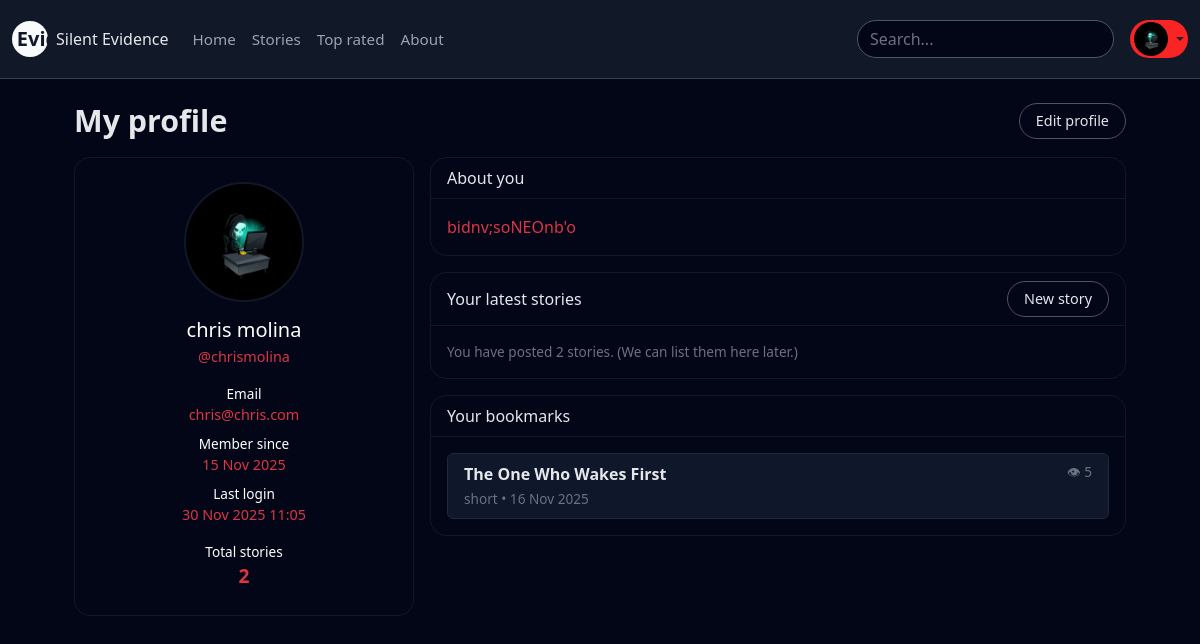
Before: /profile.php (signed in) with the older database file.
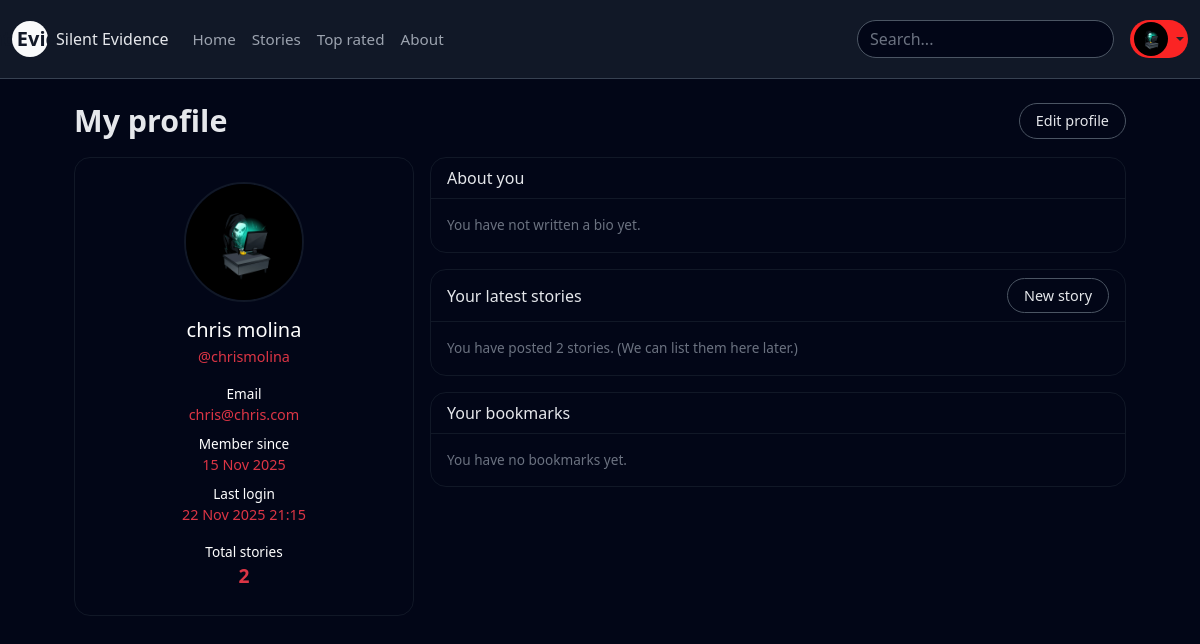
After: the same page with the newer database file.
### tables this page shows
CREATE TABLE `users` (
  `id` int(10) UNSIGNED NOT NULL,
  `username` varchar(50) NOT NULL,
  `email` varchar(190) NOT NULL,
  `password_hash` varchar(255) NOT NULL,
  `display_name` varchar(100) NOT NULL,
  `avatar` varchar(255) DEFAULT NULL,
  `bio` text DEFAULT NULL,
  `role` enum('user','admin') NOT NULL DEFAULT 'user',
  `created_at` datetime NOT NULL DEFAULT current_timestamp(),
  `last_login` datetime DEFAULT NULL
);

CREATE TABLE `stories` (
  `id` int(10) UNSIGNED NOT NULL,
  `user_id` int(10) UNSIGNED NOT NULL,
  `title` varchar(200) NOT NULL,
  `slug` varchar(220) NOT NULL,
  `category` enum('true','paranormal','urban','short','haunted','ghosts','missing','crime','sleep','forest','night','calls','creatures','abandoned','psychological') NOT NULL DEFAULT 'true',
  `content` longtext NOT NULL,
  `image_path` varchar(255) DEFAULT NULL,
  `is_published` tinyint(1) NOT NULL DEFAULT 1,
  `is_featured` tinyint(1) NOT NULL DEFAULT 0,
  `views` int(10) UNSIGNED NOT NULL DEFAULT 0,
  `likes` int(10) UNSIGNED NOT NULL DEFAULT 0,
  `created_at` datetime NOT NULL DEFAULT current_timestamp(),
  `updated_at` datetime NOT NULL DEFAULT current_timestamp() ON UPDATE current_timestamp()
);

### profile.php (the view, shortened to what this page needs)
<?php
require 'include/db.php';
$userId = (int) $_SESSION['user_id'];
$stmt = $pdo->prepare(
  'SELECT id, username, display_name, email, avatar, bio, created_at, last_login
       FROM users
      WHERE id = :id
      LIMIT 1'
);
$stmt->execute([':id' => $userId]);
$user = $stmt->fetch();
$totalStoriesQuery = $pdo->prepare('SELECT COUNT(*) FROM stories WHERE user_id = :id');
$totalStoriesQuery->execute([':id' => $userId]);
$totalStories = (int) $totalStoriesQuery->fetchColumn();
$bookmarksStmt = $pdo->prepare("
    SELECT s.id, s.title, s.category, s.created_at, s.views
    FROM story_bookmarks b
    JOIN stories s ON s.id = b.story_id
    WHERE b.user_id = :uid
    ORDER BY b.created_at DESC
");
$bookmarksStmt->execute([':uid' => $userId]);
$bookmarks = $bookmarksStmt->fetchAll(PDO::FETCH_ASSOC);
?>
<!doctype html>
<html lang="en">
<head>
  <link
    href="https://cdn.jsdelivr.net/npm/bootstrap@5.3.3/dist/css/bootstrap.min.css"
    rel="stylesheet">
</head>
<body>
  <?php include 'include/header.php'; ?>
  <div class="page-wrapper">
    <div class="profile-header d-flex justify-content-between align-items-center">
      <h1>My profile</h1>
      <button
        class="btn btn-outline-silent"
        type="button"
        data-bs-toggle="modal"
        data-bs-target="#editProfileModal">
        Edit profile
      </button>
    </div>
    <div class="row g-3">
      <div class="col-md-4">
        <div class="card card-dark h-100">
          <div class="card-body text-center py-4 px-4">
            <img
              src="<?php echo htmlspecialchars($user['avatar']); ?>"
              alt="Avatar"
              class="avatar-lg mb-3">
            <h2 class="h5 mb-1 text-white">
              <?php echo htmlspecialchars($user['display_name'] ?: $user['username']); ?>
            </h2>
            <div class="username-tag mb-3 text-danger">
              @<?php echo htmlspecialchars($user['username']); ?>
            </div>
            <div class="mb-2">
              <div class="meta-label text-white">Email</div>
              <div class="meta-value text-danger">
                <?php echo htmlspecialchars($user['email']); ?>
              </div>
            </div>
            <div class="mb-2">
              <div class="meta-label text-white">Member since</div>
              <div class="meta-value text-danger">
                <?php echo date('d M Y', strtotime($user['created_at'])); ?>
              </div>
            </div>
            <div class="mb-3">
              <div class="meta-label text-white">Last login</div>
              <div class="meta-value text-danger">
                <?php echo $user['last_login']
                  ? date('d M Y H:i', strtotime($user['last_login']))
                  : 'First time online'; ?>
              </div>
            </div>
            <div class="mt-2">
              <div class="meta-label text-white">Total stories</div>
              <div class="stat-number text-danger">
                <?php echo $totalStories; ?>
              </div>
            </div>
          </div>
        </div>
      </div>
      <div class="col-md-8">
        <div class="card card-dark mb-3">
          <div class="card-header bg-transparent">
            About you
          </div>
          <div class="card-body">
            <?php if ($user['bio']): ?>
              <p class="mb-0 text-danger">
                <?php echo nl2br(htmlspecialchars($user['bio'])); ?>
              </p>
            <?php else: ?>
              <p class="text-muted-small mb-0">
                You have not written a bio yet.
              </p>
            <?php endif; ?>
          </div>
        </div>
        <div class="card card-dark">
          <div class="card-header bg-transparent d-flex justify-content-between align-items-center">
            <span>Your latest stories</span>
            <a href="submit_story.php" class="btn btn-outline-silent btn-sm">
              New story
            </a>
          </div>
          <div class="card-body">
            <?php if ($totalStories === 0): ?>
              <p class="text-muted-small mb-0">
                You have not posted any stories yet.
              </p>
            <?php else: ?>
              <p class="text-muted-small mb-0">
                You have posted <?php echo $totalStories; ?> stories.
                (We can list them here later.)
              </p>
            <?php endif; ?>
          </div>
        </div>
        <div class="card card-dark mt-3">
          <div class="card-header bg-transparent">
            Your bookmarks
          </div>
          <div class="card-body">
            <?php if (!$bookmarks): ?>
              <p class="text-muted-small mb-0">You have no bookmarks yet.</p>
            <?php else: ?>
              <div class="list-group">
                <?php foreach ($bookmarks as $bm): ?>
                  <a href="story.php?id=<?php echo $bm['id']; ?>"
                    class="list-group-item list-group-item-action"
                    style="background:#0f172a;border:1px solid #1e293b;color:#e5e7eb;">
                    <div class="d-flex justify-content-between">
                      <div>
                        <strong><?php echo htmlspecialchars($bm['title']); ?></strong><br>
                        <span class="text-muted-small">
                          <?php echo htmlspecialchars($bm['category']); ?> •
                          <?php echo date('d M Y', strtotime($bm['created_at'])); ?>
                        </span>
                      </div>
                      <span class="text-muted-small">
                        👁 <?php echo (int)$bm['views']; ?>
                      </span>
                    </div>
                  </a>
                <?php endforeach; ?>
              </div>
            <?php endif; ?>
          </div>
        </div>
      </div>
    </div>
  </div>
</body>
</html>

### include/header.php (shortened to what this page needs)
<?php
$isLoggedIn = isset($_SESSION['user_id']);
$userAvatar = $_SESSION['user_avatar'] ?? 'https://i.pravatar.cc/40';
?>
<header class="top-navbar">
    <nav class="navbar navbar-expand-lg navbar-dark bg-transparent py-3">
        <div class="container-fluid">
            <a class="navbar-brand d-flex align-items-center" href="index.php">
                <span class="brand-icon me-2">Silent Evidence</span>
                <span class="brand-text">Silent Evidence</span>
            </a>
            <div class="collapse navbar-collapse" id="mainNavbar">
                <ul class="navbar-nav me-auto mb-2 mb-lg-0">
                    <li class="nav-item">
                        <a class="nav-link <?php echo basename($_SERVER['PHP_SELF']) === 'index.php' ? 'active' : '' ?>" href="index.php">Home</a>
                    </li>
                    <li class="nav-item">
                        <a class="nav-link <?php echo basename($_SERVER['PHP_SELF']) === 'stories.php' ? 'active' : '' ?>" href="stories.php">Stories</a>
                    </li>
                    <li class="nav-item">
                        <a class="nav-link <?php echo basename($_SERVER['PHP_SELF']) === 'top.php' ? 'active' : '' ?>" href="top.php">Top rated</a>
                    </li>
                    <li class="nav-item">
                        <a class="nav-link <?php echo basename($_SERVER['PHP_SELF']) === 'about.php' ? 'active' : '' ?>" href="about.php">About</a>
                    </li>
                </ul>
                <form class="d-flex me-3 mt-2 mt-lg-0" action="search.php" method="get">
                    <input
                        class="form-control search-input" type="search" name="q" placeholder="Search..." aria-label="Search">
                </form>
                <?php if (!$isLoggedIn): ?>
                    <div class="d-flex gap-2 mt-2 mt-lg-0">
                        <a href="login.php" class="btn btn-outline-light btn-sm rounded-pill">Login</a>
                        <a href="signup.php" class="btn btn-warning btn-sm rounded-pill fw-semibold">Sign up</a>
                    </div>
                <?php else: ?>
                    <div class="dropdown mt-2 mt-lg-0 btn-warning rounded-pill">
                        <button
                            class="btn btn-profile dropdown-toggle d-flex align-items-center"
                            type="button"
                            data-bs-toggle="dropdown"
                            aria-expanded="false">
                            <img
                                src="<?php echo htmlspecialchars($userAvatar); ?>"
                                alt="Profile"
                                class="profile-img me-1">
                        </button>
                    </div>
                <?php endif; ?>
            </div>
        </div>
    </nav>
</header>

### profile.php (style rules this page uses)
body { background-color: #020617; color: #e5e7eb; font-family: system-ui, -apple-system, BlinkMacSystemFont, "Segoe UI", sans-serif; }
.page-wrapper { padding: 24px; max-width: 1100px; margin: 0 auto; }
.profile-header { margin-bottom: 18px; }
.profile-header h1 { font-size: 1.9rem; font-weight: 700; margin: 0; }
.card-dark { background-color: #020617; border-radius: 16px; border: 1px solid #111827; }
.card-dark .card-header { border-bottom-color: #111827; font-size: 1rem; color: #e5e7eb; }
.avatar-lg { width: 120px; height: 120px; border-radius: 999px; object-fit: cover; border: 2px solid #111827; }
.username-tag { font-size: 0.9rem; color: #9ca3af; }
.meta-label { font-size: 0.85rem; color: #9ca3af; }
.meta-value { font-size: 0.9rem; }
.stat-number { font-size: 1.2rem; font-weight: 600; }
.text-muted-small { font-size: 0.85rem; color: #6b7280; }
.btn-outline-silent { border-color: #4b5563; color: #e5e7eb; font-size: 0.9rem; border-radius: 999px; padding: 6px 16px; }
.form-control { background-color: #111827; border-color: #1f2937; color: #e5e7eb; }

### include/header.php (style rules this page uses)
.top-navbar { background-color: #111827; border-bottom: 1px solid #374151; }
.brand-icon { width: 36px; height: 36px; border-radius: 999px; background-color: #f9fafb; color: #111827; display: flex; align-items: center; justify-content: center; font-weight: 700; font-size: 20px; }
.brand-text { font-size: 1rem; color: #e5e7eb; }
.navbar .nav-link { color: #9ca3af; font-size: 0.95rem; }
.search-input { min-width: 220px; border-radius: 999px; background-color: #020617; border: 1px solid #4b5563; color: #e5e7eb; }
.search-input::placeholder { color: #6b7280; }
.btn-warning { background-color: #fb2424ff; border-color: #fb2424ff; color: #111827; }
.btn-profile { padding: 2px 4px; background-color: transparent; border: none; }
.profile-img { width: 34px; height: 34px; border-radius: 999px; object-fit: cover; }

Changed rows visible on the page:
no longer on this page (row edited): stories: title "The One Who Wakes First", category "short", created_at "16 Nov 2025", views "5"
changed users "chris molina": last_login "30 Nov 2025 11:05" → "22 Nov 2025 21:15"; bio "bidnv;soNEOnb'o" → (not shown)
Other visible differences:
text now shown: "You have not written a bio yet. You have no bookmarks yet."
